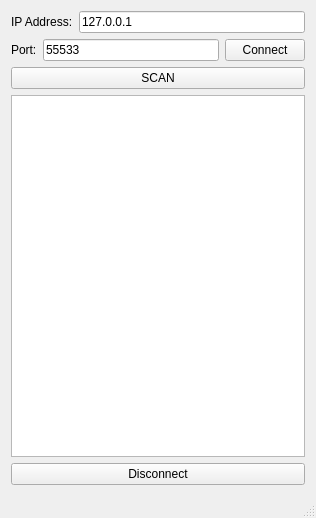
<?xml version="1.0" encoding="UTF-8"?>
<ui version="4.0">
 <class>ClientGUI</class>
 <widget class="QMainWindow" name="ClientGUI">
  <property name="geometry">
   <rect>
    <x>0</x>
    <y>0</y>
    <width>316</width>
    <height>518</height>
   </rect>
  </property>
  <property name="windowTitle">
   <string>ClientGUI</string>
  </property>
  <widget class="QWidget" name="centralWidget">
   <layout class="QGridLayout" name="gridLayout">
    <item row="0" column="0">
     <layout class="QHBoxLayout" name="horizontalLayout">
      <item>
       <widget class="QLabel" name="ipaddrlabel">
        <property name="text">
         <string>IP Address:</string>
        </property>
       </widget>
      </item>
      <item>
       <widget class="QLineEdit" name="ipaddr">
        <property name="text">
         <string>127.0.0.1</string>
        </property>
       </widget>
      </item>
     </layout>
    </item>
    <item row="1" column="0">
     <layout class="QHBoxLayout" name="horizontalLayout_2">
      <item>
       <widget class="QLabel" name="portlabel">
        <property name="text">
         <string>Port:</string>
        </property>
       </widget>
      </item>
      <item>
       <widget class="QLineEdit" name="port">
        <property name="text">
         <string>55533</string>
        </property>
       </widget>
      </item>
      <item>
       <widget class="QPushButton" name="connectToServer">
        <property name="text">
         <string>Connect</string>
        </property>
       </widget>
      </item>
     </layout>
    </item>
    <item row="2" column="0">
     <layout class="QHBoxLayout" name="horizontalLayout_3">
      <item>
       <widget class="QPushButton" name="send">
        <property name="text">
         <string>SCAN</string>
        </property>
       </widget>
      </item>
     </layout>
    </item>
    <item row="3" column="0">
     <widget class="QTextEdit" name="clientconsole"/>
    </item>
    <item row="4" column="0">
     <widget class="QPushButton" name="disconnect">
      <property name="text">
       <string>Disconnect</string>
      </property>
     </widget>
    </item>
   </layout>
  </widget>
  <widget class="QStatusBar" name="statusBar"/>
 </widget>
 <layoutdefault spacing="6" margin="11"/>
 <resources/>
 <connections/>
</ui>
